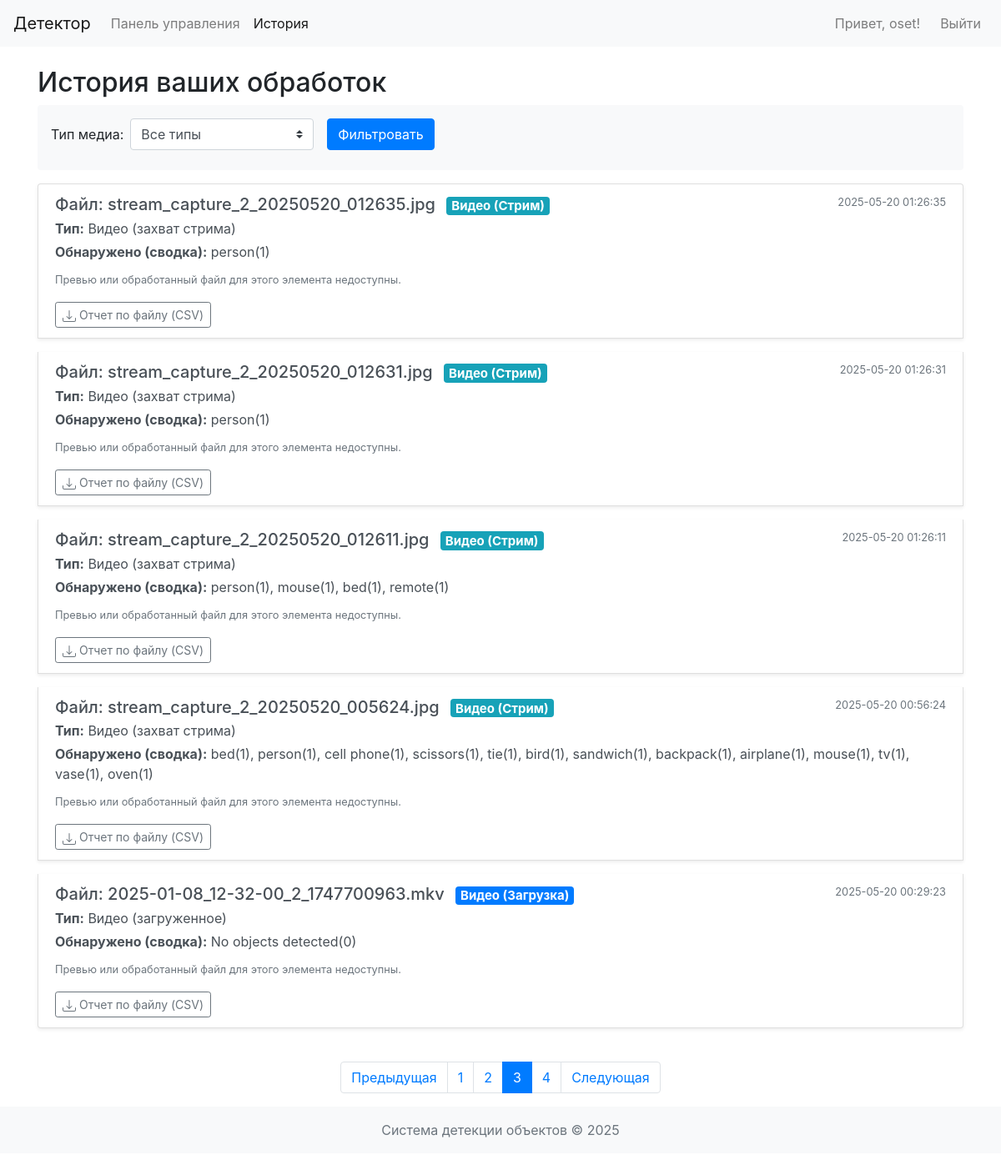
Screenshot of /history?page=3 (signed in) with the database file from the repository.
### app/models.py (models this page shows, shortened)
class Media(db.Model):
    __tablename__ = 'media'
    id = db.Column(db.Integer, primary_key=True)
    filename = db.Column(db.String(200), nullable=False) # Original uploaded name or generated stream video name
    file_path = db.Column(db.String(300), nullable=False) # Path to the primary file (original or stream video)
    upload_time = db.Column(db.DateTime, nullable=False, default=datetime.utcnow)
    media_type = db.Column(db.String(50), nullable=False) # 'image', 'video' (uploaded), 'stream_capture' (now a video)
    user_id = db.Column(db.Integer, db.ForeignKey('users.id'), nullable=False)
    detections = db.relationship('Detection', backref='media_source', lazy=True, cascade="all, delete-orphan")
    @property
    def media_type_rus(self):
        if self.media_type == 'image':
            return 'Изображение'
        elif self.media_type == 'video': # Uploaded video, processed into another video
            return 'Видео (загруженное)'
        elif self.media_type == 'stream_capture': # Live stream recorded as video
            return 'Видео (захват стрима)'
        return self.media_type

### app/routes.py (the view)
@main_bp.route('/history')
@login_required
def history_page():
    page = request.args.get('page', 1, type=int);
    user_media_q = Media.query.filter_by(user_id=session['user_id'])
    media_type_f = request.args.get('media_type')
    if media_type_f: user_media_q = user_media_q.filter(Media.media_type == media_type_f)
    pagination = user_media_q.order_by(Media.upload_time.desc()).paginate(page=page, per_page=5, error_out=False)
    items = []
    for m_item in pagination.items:
        summary = {};
        preview_img = None;
        assoc_vid = None
        if m_item.media_type == 'image':
            for d in m_item.detections: summary[d.object_class] = summary.get(d.object_class, 0) + 1
            fn = next((d.result_frame_filename for d in m_item.detections if
                       d.result_frame_filename and d.result_frame_filename.startswith("result_img_")), None)
            if not fn and m_item.filename: fn = f"result_img_{m_item.filename}"
            if fn and os.path.exists(os.path.join(current_app.config['UPLOAD_FOLDER'], fn)): preview_img = fn
        elif m_item.media_type == 'video':
            for d in m_item.detections:
                if d.bbox_x == -2: summary[d.object_class] = summary.get(d.object_class, 0) + int(d.confidence)
            fn = next((d.result_frame_filename for d in m_item.detections if
                       d.bbox_x == -2 and d.result_frame_filename and d.result_frame_filename.startswith("processed_")),
                      None)
            if not fn and m_item.filename: base, _ = os.path.splitext(m_item.filename); fn = f"processed_{base}.mp4"
            if fn and os.path.exists(os.path.join(current_app.config['UPLOAD_FOLDER'], fn)): assoc_vid = fn
        elif m_item.media_type == 'stream_capture':
            assoc_vid = m_item.filename
            if not os.path.exists(os.path.join(current_app.config['UPLOAD_FOLDER'], assoc_vid)): assoc_vid = None
            for d in m_item.detections: summary[d.object_class] = summary.get(d.object_class, 0) + 1
        items.append({'media': m_item, 'detections_summary_str': (
            ", ".join([f"{k}({v})" for k, v in summary.items()]) if summary else "Нет"),
                      'preview_image_file': preview_img, 'associated_video_file': assoc_vid})
    return render_template('history_page.html', media_items=items, pagination=pagination,
                           current_media_type_filter=media_type_f)

### app/routes.py (called while the page is built)
def login_required(f):
    @wraps(f)
    def decorated_function(*args, **kwargs):
        if 'user_id' not in session:
            flash('Пожалуйста, войдите в систему для доступа к этой странице.', 'warning')
            return redirect(url_for('main.login'))
        return f(*args, **kwargs)
    return decorated_function

### app/templates/history_page.html (shortened to what this page needs)
{% extends "base.html" %}
{% block content %}
<h2>История ваших обработок</h2>
<form method="GET" action="{{ url_for('main.history_page') }}" class="form-inline mb-3 p-3 bg-light rounded">
    <div class="form-group mr-sm-3 mb-2">
        <label for="media_type_filter" class="mr-2">Тип медиа:</label>
        <select name="media_type" id="media_type_filter" class="form-control custom-select">
            <option value="">Все типы</option>
        </select>
    </div>
    <button type="submit" class="btn btn-primary mb-2">Фильтровать</button>
</form>
{% if not media_items and (not pagination or not pagination.items) %}
<div class="alert alert-info" role="alert">
    У вас пока нет обработанных файлов, соответствующих фильтру.
</div>
{% else %}
<div class="list-group">
    {% for item_data in media_items %}
    <div class="list-group-item list-group-item-action flex-column align-items-start mb-3 shadow-sm">
        <div class="d-flex w-100 justify-content-between">
            <h5 class="mb-1">
                Файл: {{ item_data.media.filename }}
                {% if item_data.media.media_type == 'stream_capture' %}<span class="badge badge-info ml-2">Видео (Стрим)</span>
                {% elif item_data.media.media_type == 'video' %}<span class="badge badge-primary ml-2">Видео (Загрузка)</span>
                {% elif item_data.media.media_type == 'image' %}<span class="badge badge-secondary ml-2">Изображение</span>
                {% endif %}
            </h5>
            <small class="text-muted">{{ item_data.media.upload_time.strftime('%Y-%m-%d %H:%M:%S') }}</small>
        </div>
        <p class="mb-1"><span class="font-weight-bold">Тип:</span> {{ item_data.media.media_type_rus }}</p>
        <p class="mb-1"><span class="font-weight-bold">Обнаружено (сводка):</span> {{ item_data.detections_summary_str }}</p>
        {% if item_data.media.media_type == 'image' and item_data.preview_image_file %}
            <div class="mt-2">
                <p class="font-weight-bold mb-1">Результат (изображение):</p>
                <a href="{{ url_for('main.results_file', filename=item_data.preview_image_file) }}" target="_blank" title="Открыть результат">
                    <img src="{{ url_for('main.results_file', filename=item_data.preview_image_file) }}" alt="Результат обработки изображения" class="img-thumbnail" style="max-height: 150px; max-width: 200px;">
                </a>
            </div>
        {% else %}
            <p class="mt-2"><small class="text-muted">Превью или обработанный файл для этого элемента недоступны.</small></p>
        {% endif %}
        <div class="mt-2">
            <a href="{{ url_for('main.download_media_report', media_id=item_data.media.id) }}" class="btn btn-sm btn-outline-secondary">
                Отчет по файлу (CSV)
            </a>
        </div>
    </div>
    {% endfor %}
</div>
{% if pagination and pagination.pages > 1 %}
<nav aria-label="Page navigation" class="mt-4">
    <ul class="pagination justify-content-center">
        {% if pagination.has_prev %}
        <li class="page-item"><a class="page-link" href="{{ url_for('main.history_page', page=pagination.prev_num, media_type=current_media_type_filter) }}">Предыдущая</a></li>
        {% else %}
        <li class="page-item disabled"><span class="page-link">Предыдущая</span></li>
        {% endif %}
        {% for page_num in pagination.iter_pages(left_edge=1, right_edge=1, left_current=1, right_current=2) %}
            {% if page_num %}
                {% if pagination.page == page_num %}
                <li class="page-item active"><span class="page-link">{{ page_num }}</span></li>
                {% else %}
                <li class="page-item"><a class="page-link" href="{{ url_for('main.history_page', page=page_num, media_type=current_media_type_filter) }}">{{ page_num }}</a></li>
                {% endif %}
            {% else %}
            <li class="page-item disabled"><span class="page-link">...</span></li>
            {% endif %}
        {% endfor %}
        {% if pagination.has_next %}
        <li class="page-item"><a class="page-link" href="{{ url_for('main.history_page', page=pagination.next_num, media_type=current_media_type_filter) }}">Следующая</a></li>
        {% else %}
        <li class="page-item disabled"><span class="page-link">Следующая</span></li>
        {% endif %}
    </ul>
</nav>
{% endif %}
{% endif %}
{% endblock %}

### static/css/style.css (style rules this page uses)
body { padding-bottom: 20px; }

### rows the page displays
Media: media.filename "stream_capture_2_20250520_012635.jpg", media.upload_time "2025-05-20 01:26:35", media.media_type_rus "Видео (захват стрима)"
Media: media.filename "stream_capture_2_20250520_012631.jpg", media.upload_time "2025-05-20 01:26:31", media.media_type_rus "Видео (захват стрима)"
Media: media.filename "stream_capture_2_20250520_012611.jpg", media.upload_time "2025-05-20 01:26:11", media.media_type_rus "Видео (захват стрима)"
Media: media.filename "stream_capture_2_20250520_005624.jpg", media.upload_time "2025-05-20 00:56:24", media.media_type_rus "Видео (захват стрима)"
Media: media.filename "2025-01-08_12-32-00_2_1747700963.mkv", media.upload_time "2025-05-20 00:29:23", media.media_type_rus "Видео (загруженное)"

### other values shown
{{ session.username }} "oset"
{{ item_data.detections_summary_str }} "person(1)" "person(1)" "person(1), mouse(1), bed(1), remote(1)" "bed(1), person(1), cell phone(1), scissors(1), tie(1), bird(1), sandwich(1), backpack(1), airplane(1), mouse(1), tv(1), vase(1), oven(1)" "No objects detected(0)"
{{ page_num }} "1" "2" "4"
{{ page_num }} "3"
